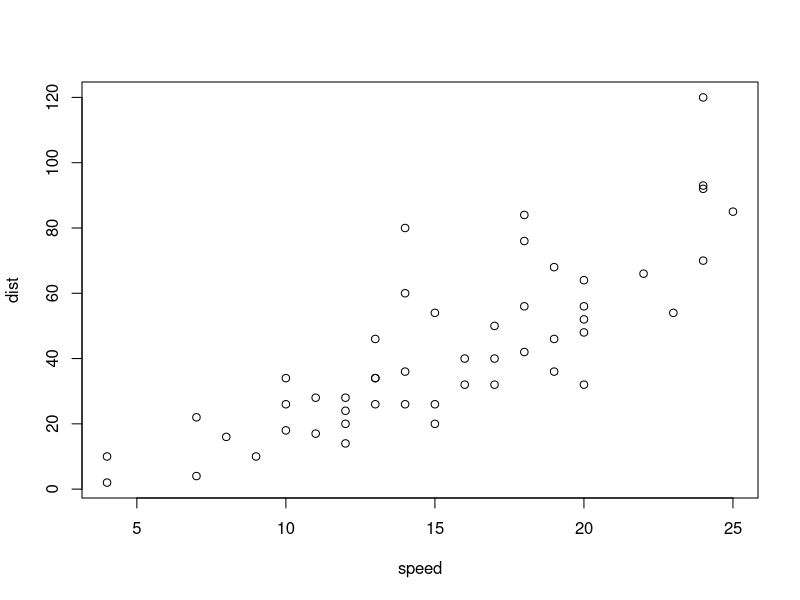
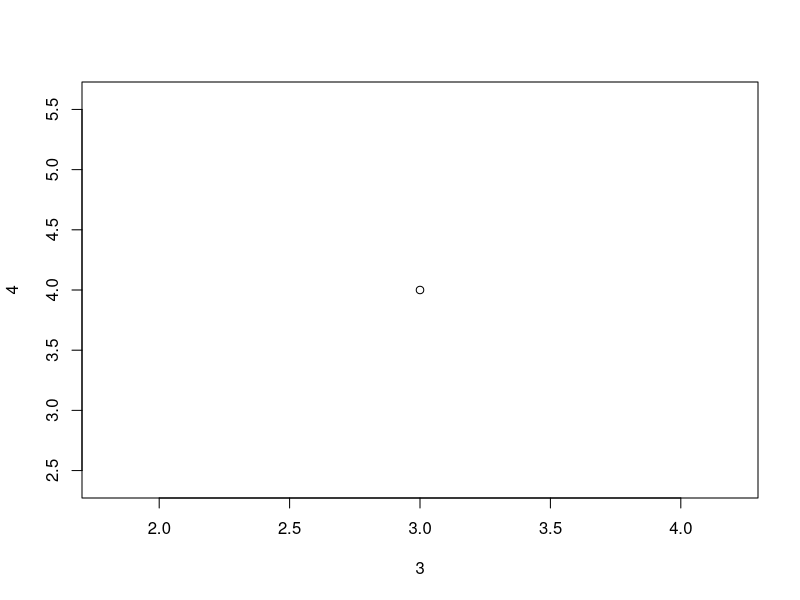
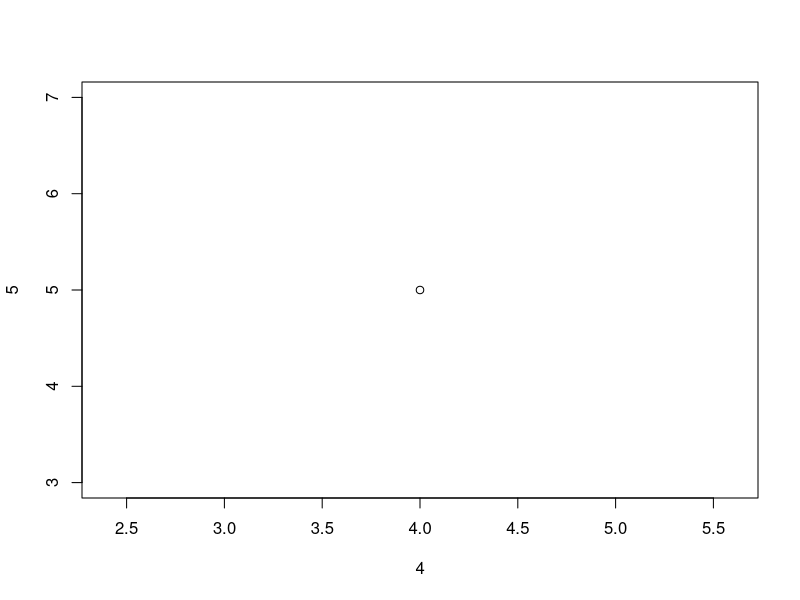

Source code (R) for these figures, in order:
## ---- chunk 1
plot(cars)
## ---- chunk 2
plot(3,4)
## ---- chunk 3
plot (4,5)
